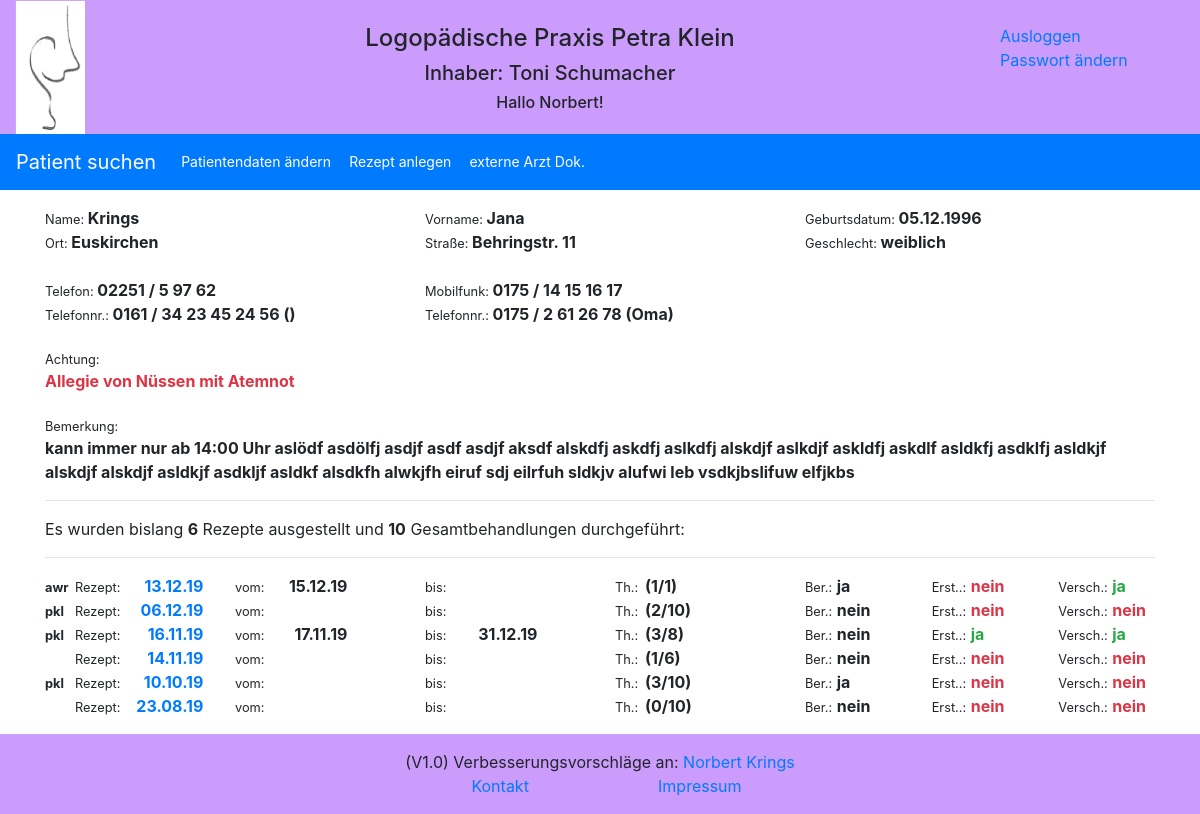
The page /reports/patient/1/ (signed in) on the database as committed earlier.
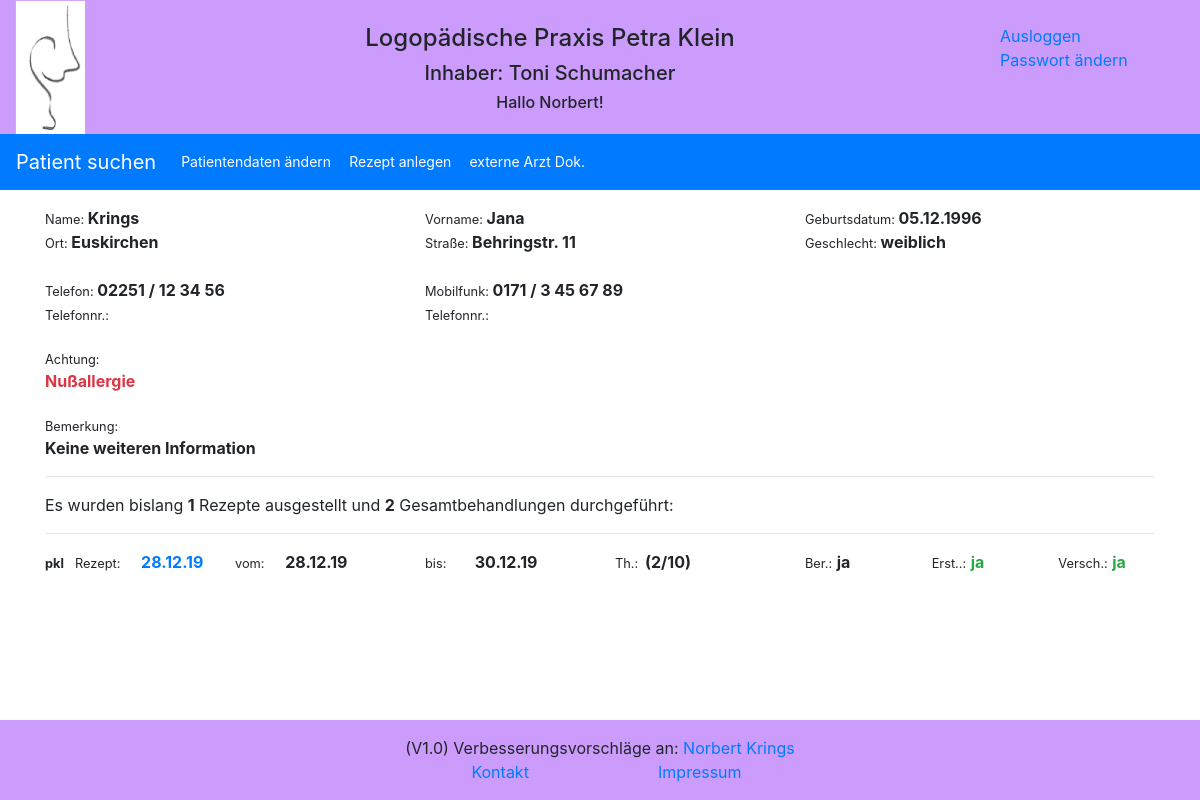
The same page on the database as committed later.
### reports/models.py (models this page shows, shortened)
class Patient(models.Model):
    GENDER = (
        ('1', 'weiblich'),
        ('2', 'männlich'),
    )
    pa_first_name = models.CharField(max_length=50)
    pa_last_name = models.CharField(max_length=50)
    pa_street = models.CharField(max_length=100)
    pa_city = models.CharField(max_length=255)
    pa_phone = models.CharField(max_length=35, blank=True, default='', null=True)
    pa_cell_phone = models.CharField(max_length=35, blank=True, default='', null=True)
    pa_cell_phone_add1 = models.CharField(max_length=35, blank=True, default='', null=True)
    pa_cell_phone_add2 = models.CharField(max_length=35, blank=True, default='', null=True)
    pa_date_of_birth = models.DateField(default='1900-01-01')
    pa_gender = models.CharField(max_length=1, choices=GENDER, default='1')
    pa_attention = models.CharField(max_length=100, blank=True, default='')
    pa_note = models.CharField(max_length=255, blank=True, default='')

class Therapy(models.Model):
    recipe_date = models.DateField(auto_now=False, auto_now_add=False)
    therapy_regulation_amount = models.IntegerField(blank=True, null=True)
    therapy_duration = models.CharField(max_length=10, default='')
    therapy_frequence = models.CharField(max_length=5, default='')
    therapy_rid_of = models.BooleanField(default=False, null=True)
    therapy_report_no_yes = models.BooleanField(default=True)
    therapy_indication_key = models.CharField(max_length=10, default='')
    therapy_icd_cod = models.CharField(max_length=10, default='')
    therapy_doctor = models.ForeignKey(Doctor, on_delete=models.CASCADE, default='')
    patients = models.ForeignKey(Patient, on_delete=models.CASCADE, default='')
    therapists = models.ForeignKey(Therapist, on_delete=models.CASCADE, default='', null=True)

class Therapist(models.Model):
    tp_first_name = models.CharField(max_length=50, blank=True, default='')
    tp_last_name = models.CharField(max_length=50, blank=True, default='')
    tp_initial = models.CharField(max_length=5, blank=True, default='')
    def __str__(self):
        return self.tp_initial

### reports/views.py (the view)
# urls.py: path('patient/<id>/', views.patient, name='patient'),
def patient(request, id=id):
    try:
        patient_result = Patient.objects.get(id=id)
        patient_helper = patient_result.id
        therapy_result = Therapy.objects.filter(patients_id=patient_helper).order_by('-recipe_date')
        therapy_result_count = therapy_result.count()
        process_result_count = 0
        i = 0
        for therapy_result_item in therapy_result:
            process_result_count = Process_report.objects.filter(therapy_id=therapy_result_item.id).count() + process_result_count
            therapy_result[i].single = Process_report.objects.filter(therapy_id=therapy_result_item.id).count()
            therapy_report_result = Therapy_report.objects.filter(therapy_id=therapy_result_item.id)
            try:
                therapy_result[i].therapy_start = therapy_report_result[0].therapy_start
                therapy_result[i].therapy_end = therapy_report_result[0].therapy_end
                therapy_result[i].report_date = therapy_report_result[0].report_date
                therapy_result[i].report_id = therapy_report_result[0].id
            except:
                logger.info("Try Exception")
            i = i + 1
        logger.info('patient: Patient mit der ID: ' + str(id) + ' aufgerufen')
        return render(request, 'reports/patient.html', {'patient': patient_result,
                                                        'therapy': therapy_result,
                                                        'therapy_count': therapy_result_count,
                                                        'process_count': process_result_count
                                                        })
    except ObjectDoesNotExist:
        logger.info('patient: Objekt existiert nicht')
        return redirect('/reports/')

### reports/templates/reports/patient.html (shortened to what the changed rows need)
{% extends "base.html" %}
{% block extrahead %}
    {% load static %}
    <link rel="stylesheet" href="{% static 'reports/style_e2.css' %}">
{% endblock %}
{% block content %}
<content>
    <div class="container">
        <div class="row">
            <div class="col-sm">
                <div class="small inline">Name: </div> <strong> {{ patient.pa_last_name}}</strong>
            </div>
            <div class="col-sm">
                <div class="small inline">Vorname: </div> <strong> {{ patient.pa_first_name}}</strong>
            </div>
            <div class="col-sm">
                <div class="small inline">Geburtsdatum: </div> <strong> {{ patient.pa_date_of_birth|date:"d.m.Y" }}</strong>
            </div>
        </div>
        <div class="row">
            <div class="col-sm">
                <div class="small inline">Ort: </div> <strong> {{ patient.pa_city}}</strong>
            </div>
            <div class="col-sm">
                <div class="small inline">Straße: </div> <strong>  {{ patient.pa_street}}</strong>
            </div>
            <div class="col-sm">
                <div class="small inline">Geschlecht: </div> <strong>  {{ patient.get_pa_gender_display}}</strong>
            </div>
        </div>
        <br>
        <div class="row">
            <div class="col-sm">
                <div class="small inline">Telefon: </div> <strong> {% if patient.pa_phone %} {{ patient.pa_phone }} {% endif %}</strong>
            </div>
            <div class="col-sm">
                <div class="small inline">Mobilfunk: </div> <strong> {% if patient.pa_cell_phone %} {{ patient.pa_cell_phone }} {% endif %}</strong>
            </div>
        </div>
        <div class="row">
            <div class="col-sm">
              <div class="small inline">Telefonnr.: </div> <strong> {% if patient.pa_cell_phone_add1 %} {{ patient.pa_cell_phone_add1 }} {% endif %}</strong>
            </div>
            <div class="col-sm">
                <div class="small inline">Telefonnr.: </div> <strong> {% if patient.pa_cell_phone_add2 %} {{ patient.pa_cell_phone_add2 }} {% endif %}</strong>
            </div>
        </div>
        <br>
        <div class="row">
            <div class="col-sm-8">
                <div class="small">Achtung: </div> <strong><div class="text-danger"> {{ patient.pa_attention }}</div></strong>
            </div>
        </div>
        <br>
        <div class="row">
            <div class="col-sm">
                <div class="small">Bemerkung: </div> <strong> {{ patient.pa_note }}</strong>
            </div>
        </div>
    </div>
    <div class="container">
        <div class="row">
            <div class="col-sm">
                Es wurden bislang <strong>{{ therapy_count }}</strong> Rezepte ausgestellt und <strong>{{ process_count }}</strong> Gesamtbehandlungen durchgeführt:
            </div>
        </div>
        {% for item in therapy %}
        <div class="row">
            <div class="col-sm-2 inline">
                <div class="row">
                    <div class="col-sm-1">
                        <div class="small inline">{% if item.therapists %} <strong>{{ item.therapists }}</strong> {% endif %}</div>
                    </div>
                    <div class="col-sm-4">
                        <div class="small inline">Rezept: </div>
                    </div>
                    <div class="col-sm-6">
                        <span class="float-right"><strong><a href="/reports/therapy/{{ item.id }}/"> {{ item.recipe_date|date:"d.m.y" }}</a></strong></span>
                    </div>
                </div>
            </div>
            <div class="col-sm-2">
                <div class="row">
                    <div class="col-sm-3">
                        <div class="small inline">vom: </div>
                    </div>
                    <div class="col-sm-6">
                        <span class="float-right"><strong>{{ item.therapy_start|date:"d.m.y" }}</strong></span>
                    </div>
                </div>
            </div>
            <div class="col-sm-2">
                <div class="row">
                    <div class="col-sm-3">
                        <div class="small inline">bis: </div>
                    </div>
                    <div class="col-sm-6">
                        <span class="float-right"><strong>{{ item.therapy_end|date:"d.m.y" }}</strong></span>
                    </div>
                </div>
            </div>
            <div class="col-sm-2">
                <div class="row">
                    <div class="col-sm-1">
                        <div class="small inline">Th.:</div>
                    </div>
                    <div class="col-sm-2">
                        <div class="inline"> <strong>({{ item.single }}/{{ item.therapy_regulation_amount }})</strong></div>
                    </div>
                </div>
            </div>
            <div class="col-sm-4">
                <div class="row">
                    <div class="col-sm-4">
                        <div class="small inline">Ber.:</div> <div class="inline"><strong>{% if item.therapy_report_no_yes %} ja {% else %} nein {% endif %}</strong></div>
                    </div>
                    <div class="col-sm-4">
                        <div class="small inline">Erst..:</div> <div class="inline"><strong>{% if item.therapy_end %}<div class="text-success inline">ja</div> {% else %} <div class="text-danger inline">nein</div> {% endif %}</strong></div>
                    </div>
                    <div class="col-sm-4">
                        <div class="small inline">Versch.:</div> <div class="inline"><strong>{% if item.report_date %} <div class="text-success inline">ja</div> {% else %} <div class="text-danger inline">nein</div> {% endif %}</strong></div>
                    </div>
                </div>
            </div>
        </div>
        {% endfor %}
    </div>
</content>
{% endblock %}

Rows that differ between the two databases and show on the page:
removed Therapy: therapists "awr", recipe_date "13.12.19", therapy_start "15.12.19", single "1", therapy_regulation_amount "1", therapy_report_no_yes "ja", shows "nein"
removed Therapy: therapists "pkl", recipe_date "06.12.19", single "2", therapy_regulation_amount "10", therapy_report_no_yes "nein"
removed Therapy: therapists "pkl", recipe_date "16.11.19", therapy_start "17.11.19", therapy_end "31.12.19", single "3", therapy_regulation_amount "8", therapy_report_no_yes "nein", shows "ja"
removed Therapy: recipe_date "14.11.19", single "1", therapy_regulation_amount "6", therapy_report_no_yes "nein"
removed Therapy: recipe_date "23.08.19", single "0", therapy_regulation_amount "10", therapy_report_no_yes "nein"
changed Patient "Krings": pa_phone "02251 / 5 97 62" → "02251 / 12 34 56"; pa_cell_phone "0175 / 14 15 16 17" → "0171 / 3 45 67 89"; pa_attention "Allegie von Nüssen mit Atemnot" → "Nußallergie"; pa_note "kann immer nur ab 14:00 Uhr aslödf asdölfj asdjf asdf asdjf aksdf alskdfj askdfj aslkdfj alskdjf aslkdjf askldfj askdlf asldkfj asdklfj asldkjf alskdjf alskdjf asldkjf asdkljf asldkf alsdkfh alwkjfh eiruf sdj eilrfuh sldkjv alufwi leb vsdkjbslifuw elfjkbs" → "Keine weiteren Information"; pa_cell_phone_add1 "0161 / 34 23 45 24 56 ()" → (not shown); pa_cell_phone_add2 "0175 / 2 61 26 78 (Oma)" → (not shown)
changed Therapy "pkl": recipe_date "10.10.19" → "28.12.19"; therapy_start (not shown) → "28.12.19"; therapy_end (not shown) → "30.12.19"; single "3" → "2"; text "nein nein" → "ja ja"
Other text that changed with them:
{{ therapy_count }}: "6" → "1"
{{ process_count }}: "10" → "2"
